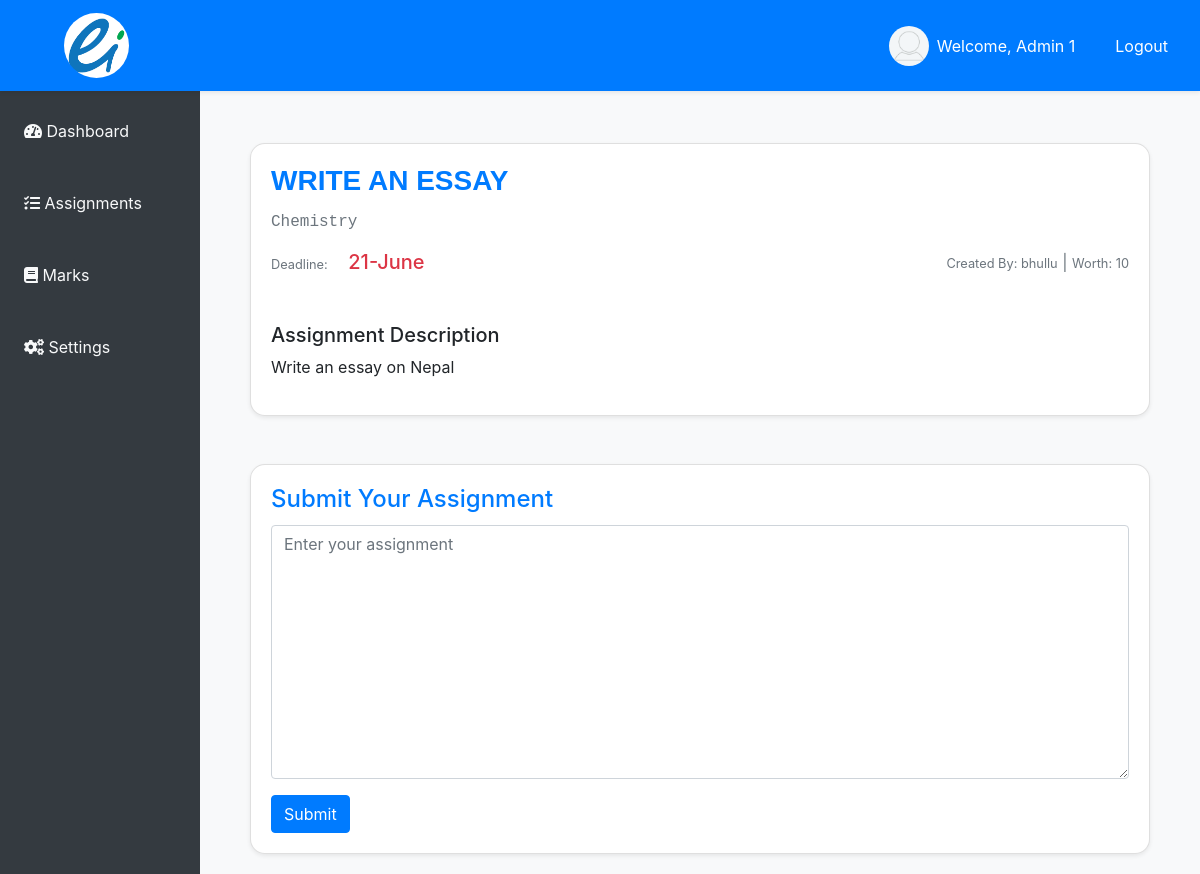
The app's page /student/assignment/6/ (signed in), older data.
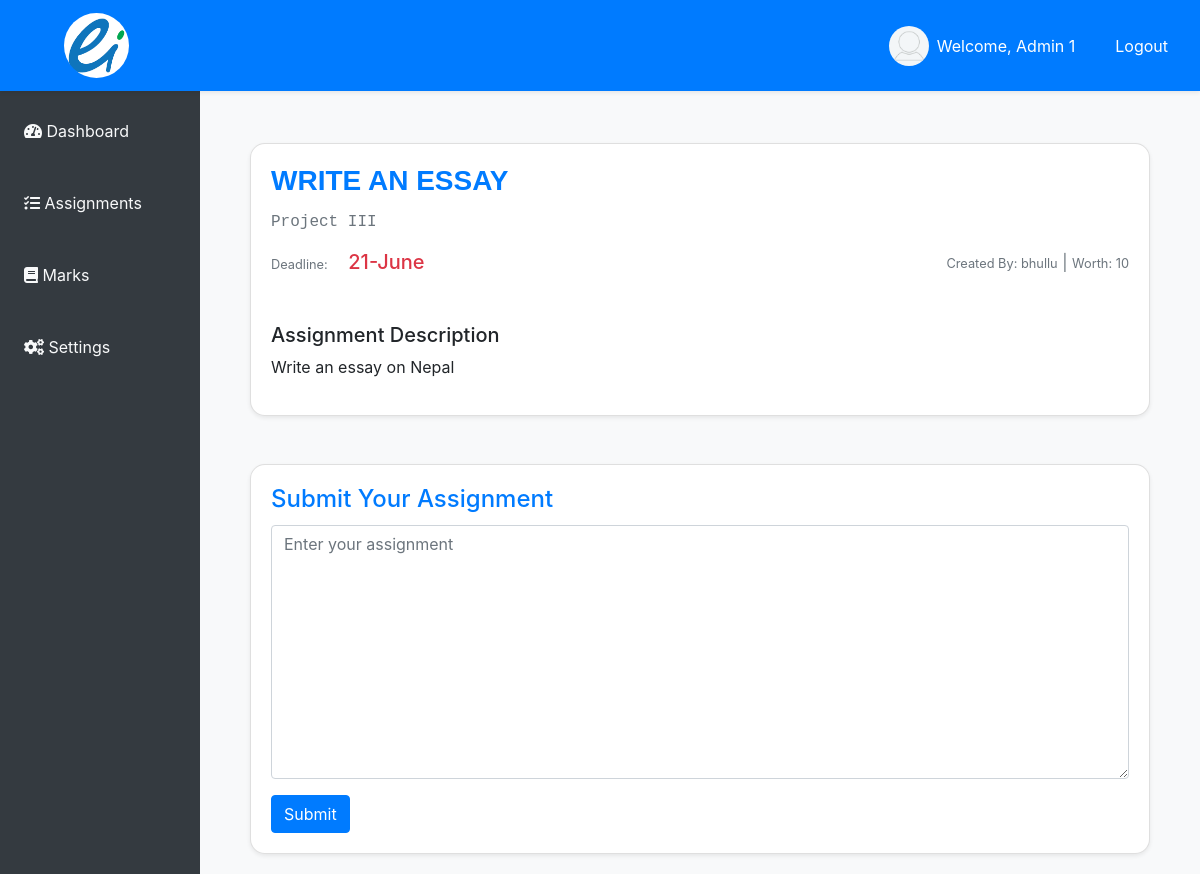
The same page, newer data.
### student/models.py (models this page shows, shortened)
class Assignment(models.Model):
    ACCEPTED_FILE_TYPES = [
        ('text', 'Text File'),
        ('pdf', 'PDF File'),
    ]
    title = models.CharField(max_length=255)
    description = models.TextField(null=True, blank=True)
    deadline = models.DateTimeField()
    worth = models.IntegerField()
    research_links = models.JSONField(blank=True, null=True)  # This field can store a list of URLs
    accepted_file_type = models.CharField(max_length=10, choices=ACCEPTED_FILE_TYPES)
    assigned_class = models.ForeignKey(ProgramCourse, on_delete=models.CASCADE, related_name='assignments')
    created_by = models.ForeignKey(User, null=True, on_delete=models.CASCADE)

class ProgramCourse(models.Model):
    program = models.ForeignKey(Program, on_delete=models.CASCADE)
    course = models.ForeignKey(Course, on_delete=models.CASCADE)
    semester = models.ForeignKey(Semester, on_delete=models.CASCADE)
    teacher = models.ForeignKey(User, on_delete=models.RESTRICT)

class Course(models.Model):
    course_id = models.CharField(max_length=15, unique=True)
    course_name = models.CharField(max_length=150)
    def __str__(self):
        return self.course_name

class User(AbstractUser):
    user_id = models.CharField(max_length=15, unique=True, editable=False)
    address = models.CharField(max_length=150, null=True, blank=False)
    contact_number = models.CharField(max_length=20, blank=True, null=True)
    date_of_birth = models.DateField(null=True, blank=True)
    gender = models.CharField(max_length=1, choices=[('M', 'Male'), ('F', 'Female'), ('O', 'Other')])
    is_staff = models.BooleanField(default=False)
    is_student = models.BooleanField(default=False)
    def __str__(self):
        return self.username

### student/views.py (the view)
# urls.py: path('student/assignment/<pk>/', views.assignment_view, name="assignment_view"),
@login_required
def assignment_view(request, pk):
        assignment = get_object_or_404(Assignment, pk=pk)
        return render(request, 'student/assignment_view.html', {'assignment': assignment})

### templates/student/assignment_view.html (shortened to what this page needs)
<!DOCTYPE html>
{% extends 'student/index.html' %}
{% load static %}
{% block assignment_view %}
<div class="container mt-5">
    <div class="row">
        <div class="col-md-12">
            <div class="card shadow-sm" style="border-radius: 15px;">
                <div class="card-body">
                    <h3 class="card-title text-uppercase text-primary fw-bold" style="font-family: 'Arial', sans-serif;">
                        {{ assignment.title }}
                    </h3>
                    <p class="card-text text-secondary text-xs fw-light" style="font-family: 'Courier New', monospace;">
                        {{ assignment.assigned_class.course }}
                    </p>
                    <div class="row my-3">
                        <div class="col-sm-6">
                            <p class="card-text">
                                <span class="small text-muted">Deadline:</span>
                                <span class="h5 mx-3 text-danger">
                                    {{ assignment.deadline|date:"d-F" }}
                                </span>
                            </p>
                        </div>
                        <div class="col-sm-6 text-end">
                            <p class="card-text text-secondary">
                                <span class="small text-muted">Created By: {{ assignment.created_by }}</span> |
                                <span class="small text-muted">Worth: {% if assignment.worth %} {{assignment.worth}} {% else %} 0 {% endif %}</span>
                            </p>
                        </div>
                    </div>
                    {% if assignment.description %}
                    <div>
                        <h5 class="mt-5">Assignment Description</h5>
                        <p>{{ assignment.description }}</p>
                    </div>
                    {% endif %}
                </div>
            </div>
        </div>
    </div>
    {% if user.is_authenticated %}
    <div class="row mt-5">
        <div class="col-md-12">
            <div class="card shadow-sm" style="border-radius: 15px;">
                <div class="card-body">
                    <h4 class="card-title text-primary">Submit Your Assignment</h4>
                    <form method="POST" enctype="multipart/form-data">
                        {% if assignment.accepted_file_type == "pdf" %}
                        <div class="mb-3">
                            <label for="file" class="form-label">Upload File</label>
                            <input type="file" class="form-control" id="file" name="file" required>
                        </div>
                        {% elif assignment.accepted_file_type == "text" %}
                        <div class="mb-3">
                            <textarea placeholder="Enter your assignment" class="form-control" id="editor" name="text" rows="10" required></textarea>
                        </div>
                        {% endif %}
                        <button type="submit" class="btn btn-primary">Submit</button>
                    </form>
                </div>
            </div>
        </div>
    </div>
    {% endif %}
</div>
{% endblock %}

Row changes from the older to the newer data that the page shows:
changed Assignment "WRITE AN ESSAY": assigned_class.course "Chemistry" → "Project III"
